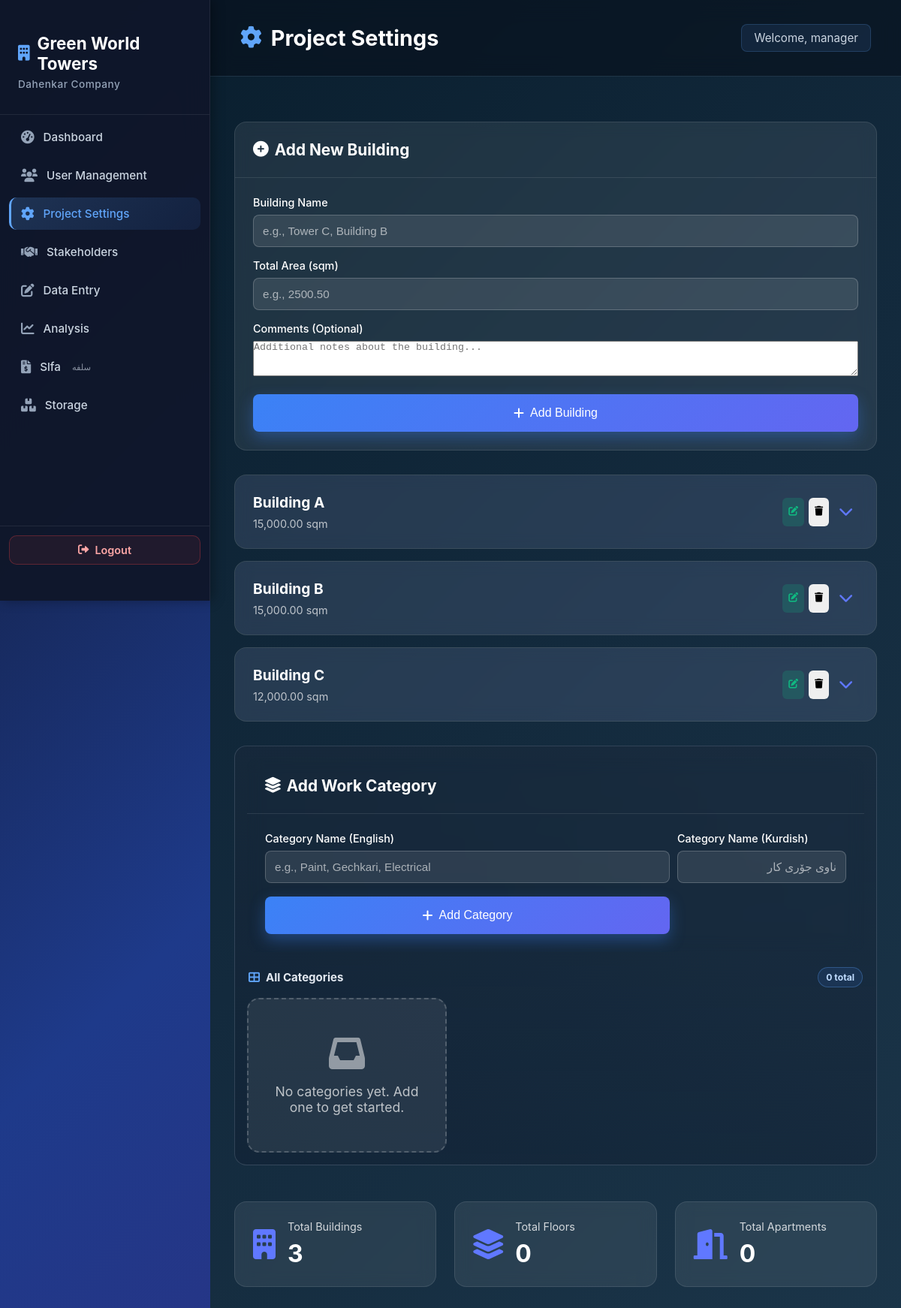
The page /src/project_settings.php (signed in) on the database its author committed.
### tables this page shows
CREATE TABLE IF NOT EXISTS buildings (
    id INT AUTO_INCREMENT PRIMARY KEY,
    building_name VARCHAR(100) NOT NULL,
    total_area DECIMAL(10,2) DEFAULT 0,
    status ENUM('active','inactive') DEFAULT 'active',
    comments TEXT,
    created_at TIMESTAMP DEFAULT CURRENT_TIMESTAMP
);

### src/project_settings.php (the view, shortened to what this page needs)
<?php
require_once '../config.php';
$conn->query("CREATE TABLE IF NOT EXISTS project_work_types (
    id INT AUTO_INCREMENT PRIMARY KEY,
    work_type_name VARCHAR(120) NOT NULL,
    work_type_name_ku VARCHAR(120) NULL,
    work_type_key VARCHAR(80) NOT NULL UNIQUE,
    quantity_unit VARCHAR(30) NOT NULL DEFAULT 'm²',
    scope_level VARCHAR(30) NOT NULL DEFAULT 'apartment',
    pricing_mode VARCHAR(30) NOT NULL DEFAULT 'per_unit',
    is_active TINYINT(1) NOT NULL DEFAULT 1,
    created_by INT NULL,
    created_at TIMESTAMP DEFAULT CURRENT_TIMESTAMP,
    updated_at TIMESTAMP DEFAULT CURRENT_TIMESTAMP ON UPDATE CURRENT_TIMESTAMP,
    INDEX idx_work_type_key (work_type_key)
)");
$conn->query("CREATE TABLE IF NOT EXISTS project_work_type_fields (
    id INT AUTO_INCREMENT PRIMARY KEY,
    work_type_id INT NOT NULL,
    field_key VARCHAR(80) NOT NULL,
    field_label VARCHAR(120) NOT NULL,
    input_type VARCHAR(30) NOT NULL DEFAULT 'number',
    unit_label VARCHAR(30) DEFAULT NULL,
    field_role VARCHAR(20) NOT NULL DEFAULT 'meta',
    is_required TINYINT(1) NOT NULL DEFAULT 0,
    sort_order INT NOT NULL DEFAULT 0,
    options_json TEXT NULL,
    created_at TIMESTAMP DEFAULT CURRENT_TIMESTAMP,
    updated_at TIMESTAMP DEFAULT CURRENT_TIMESTAMP ON UPDATE CURRENT_TIMESTAMP,
    UNIQUE KEY uq_work_field (work_type_id, field_key),
    INDEX idx_work_type_id (work_type_id)
)");
$work_types = $conn->query("SELECT *
    FROM project_work_types
    WHERE is_active = 1
    ORDER BY work_type_name");
$buildings = $conn->query("SELECT * FROM buildings ORDER BY building_name");
?>
<?php
require_once 'partials/header.php';
?>
    <div id="project-settings-page" class="dashboard-container">
<?php
require_once 'partials/sidebar.php';
?>
        <main class="main-content">
            <header class="page-header">
                <h1><i class="fas fa-cog"></i> Project Settings</h1>
                <div class="user-info">
                    <span>Welcome, <?php echo htmlspecialchars($_SESSION['username']); ?></span>
                </div>
            </header>
            <div class="content-wrapper">
            <div class="settings-layout">
                <div class="settings-panel">
                    <div class="panel-card">
                        <div class="card-header">
                            <h2><i class="fas fa-plus-circle"></i> Add New Building</h2>
                        </div>
                        <form method="POST" class="settings-form ajax-add-building">
                            <div class="form-group">
                                <label for="building_name">Building Name</label>
                                <input type="text" name="building_name" id="building_name" required placeholder="e.g., Tower C, Building B">
                            </div>
                            <div class="form-group">
                                <label for="total_area">Total Area (sqm)</label>
                                <input type="number" name="total_area" id="total_area" min="0" step="0.01" required placeholder="e.g., 2500.50">
                            </div>
                            <div class="form-group">
                                <label for="comments">Comments (Optional)</label>
                                <textarea name="comments" id="comments" rows="3" placeholder="Additional notes about the building..."></textarea>
                            </div>
                            <button type="submit" name="add_building" class="btn btn-primary btn-block">
                                <i class="fas fa-plus"></i> Add Building
                            </button>
                        </form>
                    </div>
                </div>
                <div class="buildings-panel">
                    <div class="buildings-list" id="buildings-list-main">
                        <?php
                        $buildings->data_seek(0);
                        if ($buildings->num_rows === 0):
                        ?>
                            <div class="empty-state">
                                <i class="fas fa-inbox"></i>
                                <p>No buildings yet. Create one to get started!</p>
                            </div>
                        <?php else: ?>
                            <?php while ($building = $buildings->fetch_assoc()): ?>
                                <div class="building-card" id="building-card-<?php echo $building['id']; ?>">
                                    <div class="building-header">
                                        <div class="building-info">
                                            <h3><?php echo htmlspecialchars($building['building_name']); ?></h3>
                                            <p class="building-number"><?php echo number_format($building['total_area'], 2); ?> sqm</p>
                                        </div>
                                        <div class="building-actions">
                                            <button class="action-btn edit-btn" onclick="editBuilding(<?php echo $building['id']; ?>, <?php echo htmlspecialchars(json_encode($building['building_name']), ENT_QUOTES); ?>, <?php echo (float)$building['total_area']; ?>, <?php echo htmlspecialchars(json_encode($building['comments'] ?? ''), ENT_QUOTES); ?>)" title="Edit Building">
                                                <i class="fas fa-edit"></i>
                                            </button>
                                            <button class="action-btn delete-btn" onclick="deleteBuilding(<?php echo $building['id']; ?>, <?php echo htmlspecialchars(json_encode($building['building_name']), ENT_QUOTES); ?>)" title="Delete Building">
                                                <i class="fas fa-trash"></i>
                                            </button>
                                            <button class="toggle-building" data-building-id="<?php echo $building['id']; ?>" type="button" title="Toggle Details">
                                                <i class="fas fa-chevron-down"></i>
                                            </button>
                                        </div>
                                    </div>
                                </div>
                            <?php endwhile; ?>
                        <?php endif; ?>
                    </div>
                </div>
            </div>
            <div id="work-types-settings-section" class="settings-layout work-types-settings-layout">
                <div class="settings-panel">
                    <div class="panel-card">
                        <div class="card-header">
                            <h2><i class="fas fa-layer-group"></i> Add Work Category</h2>
                        </div>
                        <form method="POST" class="settings-form ajax-work-type-form">
                            <div class="form-group">
                                <label for="work_type_name">Category Name (English)</label>
                                <input type="text" name="work_type_name" id="work_type_name" required placeholder="e.g., Paint, Gechkari, Electrical">
                            </div>
                            <div class="form-group">
                                <label for="work_type_name_ku">Category Name (Kurdish)</label>
                                <input type="text" name="work_type_name_ku" id="work_type_name_ku" dir="rtl" placeholder="ناوی جۆری کار">
                            </div>
                            <button type="submit" name="save_work_type" class="btn btn-primary btn-block">
                                <i class="fas fa-plus"></i> Add Category
                            </button>
                        </form>
                    </div>
                </div>
                <div class="buildings-panel">
                    <?php $workTypesCount = ($work_types && isset($work_types->num_rows)) ? (int)$work_types->num_rows : 0; ?>
                    <div class="work-categories-head">
                        <h3><i class="fas fa-th-large"></i> All Categories</h3>
                        <span class="work-categories-count"><?php echo $workTypesCount; ?> total</span>
                    </div>
                    <div class="buildings-list">
                        <?php if (!$work_types || $work_types->num_rows === 0): ?>
                            <div class="empty-state">
                                <i class="fas fa-inbox"></i>
                                <p>No categories yet. Add one to get started.</p>
                            </div>
                        <?php endif; ?>
                    </div>
                </div>
            </div>
            <div class="settings-stats">
                <div class="stat-card">
                    <div class="stat-icon"><i class="fas fa-building"></i></div>
                    <div class="stat-content">
                        <div class="stat-label">Total Buildings</div>
                        <div class="stat-value">
                            <?php
                            $count = $conn->query("SELECT COUNT(*) as count FROM buildings");
                            $row = $count->fetch_assoc();
                            echo $row['count'];
                            ?>
                        </div>
                    </div>
                </div>
                <div class="stat-card">
                    <div class="stat-icon"><i class="fas fa-layer-group"></i></div>
                    <div class="stat-content">
                        <div class="stat-label">Total Floors</div>
                        <div class="stat-value">
                            <?php
                            $count = $conn->query("SELECT COUNT(*) as count FROM floors");
                            $row = $count->fetch_assoc();
                            echo $row['count'];
                            ?>
                        </div>
                    </div>
                </div>
                <div class="stat-card">
                    <div class="stat-icon"><i class="fas fa-door-open"></i></div>
                    <div class="stat-content">
                        <div class="stat-label">Total Apartments</div>
                        <div class="stat-value">
                            <?php
                            $count = $conn->query("SELECT COUNT(*) as count FROM apartments");
                            $row = $count->fetch_assoc();
                            echo $row['count'];
                            ?>
                        </div>
                    </div>
                </div>
            </div>
        </main>
    </div>
</body>
</html>

### css/project_settings.css (style rules this page uses)
#project-settings-page { width: 100%; }
#project-settings-page .settings-layout { grid-template-columns: 1fr; width: 100%; }
#project-settings-page .settings-panel { min-height: 260px; }
.building-actions, .floor-actions, .apt-actions { display: flex; gap: 6px; margin-left: auto; }
.action-btn { padding: 6px 8px; border: none; border-radius: 6px; cursor: pointer; font-size: 0.8rem; transition: all 0.2s ease; display: flex; align-items: center; justify-content: center; }
.action-btn.edit-btn { background: rgba(16, 185, 129, 0.2); color: #10b981; }
#project-settings-page #work-types-settings-section { margin-top: 18px; gap: 8px; }
#project-settings-page #work-types-settings-section .settings-panel .panel-card { border-radius: 14px; border: 1px solid rgba(96, 165, 250, 0.22); background: linear-gradient(180deg, rgba(59, 130, 246, 0.1), rgba(15, 23, 42, 0.12)); }
#project-settings-page #work-types-settings-section .settings-form { display: grid; grid-template-columns: 1fr auto; gap: 10px; align-items: end; }
#project-settings-page #work-types-settings-section .settings-form .form-group { margin-bottom: 0; }
#project-settings-page #work-types-settings-section .settings-form .btn { min-height: 42px; min-width: 150px; }
#project-settings-page #work-types-settings-section .buildings-list { display: grid; grid-template-columns: repeat(3, minmax(0, 1fr)); gap: 12px; }
#project-settings-page #work-types-settings-section .work-categories-head { display: flex; align-items: center; justify-content: space-between; gap: 12px; margin-bottom: 10px; padding: 4px 2px; }
#project-settings-page #work-types-settings-section .work-categories-head h3 { margin: 0; font-size: 0.94rem; color: #e2e8f0; display: flex; align-items: center; gap: 8px; }
#project-settings-page #work-types-settings-section .work-categories-head h3 i { color: #60a5fa; }
#project-settings-page #work-types-settings-section .work-categories-count { padding: 5px 10px; border-radius: 999px; font-size: 0.76rem; font-weight: 700; color: #bfdbfe; border: 1px solid rgba(96, 165, 250, 0.3); background: rgba(59, 130, 246, 0.12); }
#project-settings-page #work-types-settings-section { grid-template-columns: 1fr !important; border: 1px solid rgba(148, 163, 184, 0.24); border-radius: 16px; background: linear-gradient(180deg, rgba(30, 41, 59, 0.38), rgba(15, 23, 42, 0.3)); padding: 16px; }
#project-settings-page #work-types-settings-section .settings-panel, #project-settings-page #work-types-settings-section .buildings-panel { width: 100%; }
#project-settings-page #work-types-settings-section .settings-panel { margin-bottom: 6px; }
#project-settings-page #work-types-settings-section .settings-panel .panel-card, #project-settings-page #work-types-settings-section .buildings-panel .buildings-list { border: none; background: transparent; padding: 0; box-shadow: none; }

### rows shown on the page
buildings: building_name "Building A", total_area "15,000.00"
buildings: building_name "Building B", total_area "15,000.00"
buildings: building_name "Building C", total_area "12,000.00"

### other values the page prints
$_SESSION['username'] "manager"
$workTypesCount "0"
$row['count'] "3"
$row['count'] "0"
